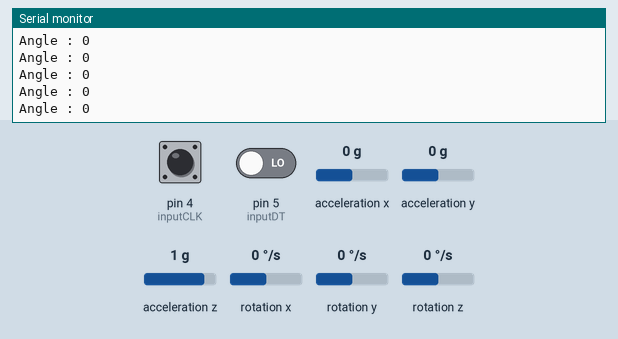
Simulated run of this sketch. Board: Arduino Uno, built with avr-gcc and run on an emulated ATmega328P. Shown: the last lines printed to the serial monitor. The inputs (shaded band) are chosen by the test bench; at power-on: rotation z 0 °/s, pin 4 (inputCLK) HIGH, pin 5 (inputDT) LOW, acceleration x 0 g, acceleration y 0 g, acceleration z 1 g, rotation x 0 °/s, rotation y 0 °/s.

Above: at 3.2 s.
3.3 s: rotation z set to 100 °/s
At 4.3 s:
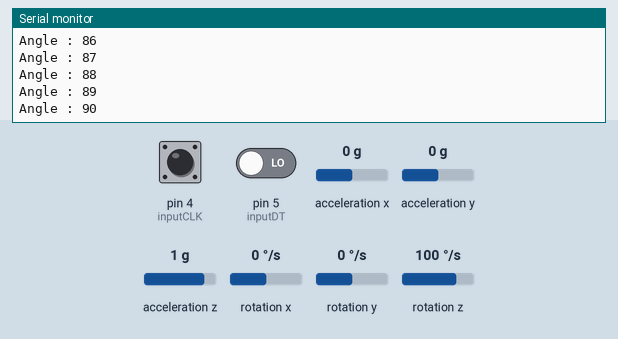
6.3 s: pin 4 (inputCLK) driven LOW
7.8 s: rotation z set to -184 °/s
At 8.7 s:
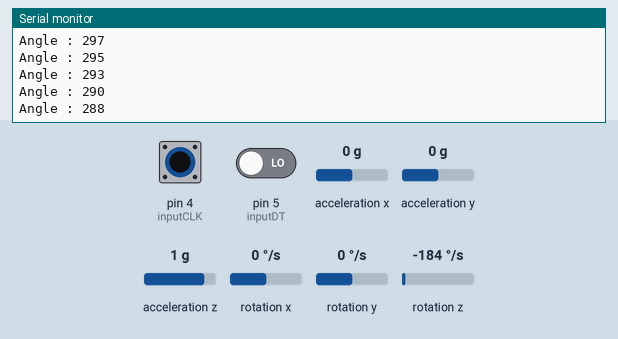
10.8 s: pin 4 (inputCLK) driven HIGH
13.8 s: pin 4 (inputCLK) pulsed LOW 2 times (0.12 s each, 0.3 s apart)
Timing chart, 0 to 16.8 s (numbered marks = the images above; inputs shaded):
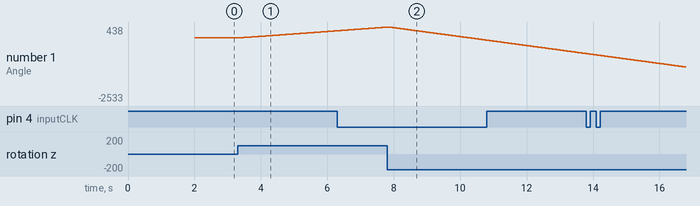

Measured:
- after the input at 3.3 s, the serial monitor: prints a new line at once (image 1)
- plotted number 1: 0 → 286 after the input at 3.3 s

The sketch:

Minesweeper.ino
```cpp
/*
 * Date:    27 Dec,2021
 * Subject: MPU6050-Encoder
 * Project: MineSweeper
 */

/*
 *  Variables needed
 *
 *  isMetal
 *  Radius of the tire
 *  N --> number of steps in one rotation of the tire
 */

 /*
  * Variables to be sent
  *
  * Distance ---> distance
  * Direction ---> direc
  */
#include "Wire.h"
#include <MPU6050_light.h>
#define inputCLK 4 // Input pin for Encoder
#define inputDT 5 // Input pin for Encoder
MPU6050 mpu(Wire);
// Variables for MPU
unsigned long timer = 0;
float currentAngle =0;
float previousAngle =0;
String direc;
int angle = 0;
// Variables for Encoder
int currentStateCLK,previousStateCLK, IsMetal, counter = 0 ;
float distance = 0;
const float pi = 3.14;
const float R = 3.25;
const int N = 40;
void setup()
{
  Serial.begin(9600);
  Wire.begin();
  byte status = mpu.begin();

  // Set encoder pins as inputs
  pinMode (inputCLK,INPUT);
  pinMode (inputDT,INPUT);

  // Read the initial state of inputCLK
  // Assign to previousStateCLK variable
  previousStateCLK = digitalRead(inputCLK);

  Serial.print(F("MPU6050 status: "));
  Serial.println(status);
  while(status!=0){ } // stop everything if could not connect to MPU6050

  Serial.println(F("Calculating offsets, do not move MPU6050"));
  delay(1000);
  // mpu.upsideDownMounting = true; // uncomment this line if the MPU6050 is mounted upside-down
  mpu.calcOffsets(); // gyro and accelero
  Serial.println("Done!\n");

}

void loop()
{
  // Read the current state of inputCLK
  currentStateCLK = digitalRead(inputCLK);

  // If the previous and the current state of the inputCLK are different then a pulse has occured
  if (currentStateCLK != previousStateCLK)
  {

    // If the inputDT state is different than the inputCLK state then
    // the encoder is rotating counterclockwise
    if (digitalRead(inputDT) != currentStateCLK)
    {
      counter --;
    }
    else if(digitalRead(inputDT) == currentStateCLK)
    {
      counter ++;
    }

     distance = (((2*pi*R)/N) * counter)/100 ;
     Serial.print("Distance : ");
     Serial.println(distance);

  }
  // Update previousStateCLK with the current state
  if(IsMetal == 1)
  {
    counter = 0;
  }

  previousStateCLK = currentStateCLK;

  /*****************************/

  mpu.update();
  angle = mpu.getAngleZ();

  // print data every 10ms
  if((millis()-timer)>10)
  {
  Serial.print("Angle : ");
  Serial.println(angle);
  timer = millis();
  }
  // if angle = 0, 90, 180, -90, -180 Start calculating the direction
  // Angle Range [-180,180]
  if(angle % 90 == 0 ) // To be revised later
  {
    currentAngle = angle;
    if ( distance >=0.5 && distance <= 2)
    {
     if (currentAngle >= -30 && currentAngle <= 30)
     {
       direc ="up";
       counter = 0;
     }
     else if(currentAngle <= -150 && currentAngle >= -180)  // To be revised later
     {
       direc ="Down";
       counter = 0;
     }
    }
    if (distance >= 17 && distance <= 20)
    {
      if(currentAngle > previousAngle)
      {
        direc ="Left"; // Direction is Left
        counter = 0;
      }
      else if(currentAngle < previousAngle)
      {
        direc ="Right"; // Direction is Right
        counter = 0;
      }
    }

    previousAngle = currentAngle;
  }
}
```
